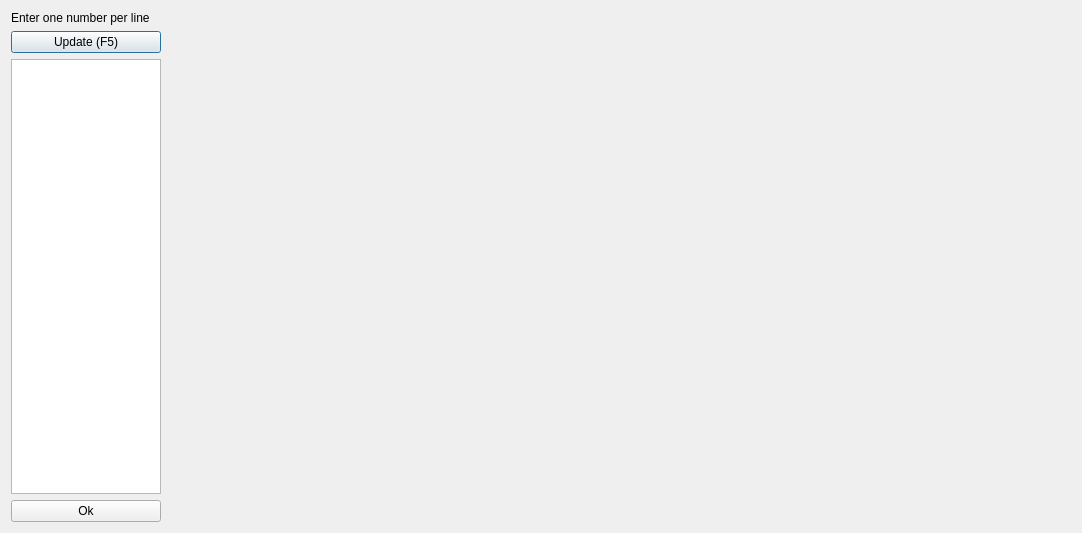
<?xml version="1.0" encoding="UTF-8"?>
<ui version="4.0">
 <class>D_Popup_ListEdit_Numbers</class>
 <widget class="QDialog" name="D_Popup_ListEdit_Numbers">
  <property name="geometry">
   <rect>
    <x>0</x>
    <y>0</y>
    <width>1082</width>
    <height>533</height>
   </rect>
  </property>
  <property name="windowTitle">
   <string>Dialog</string>
  </property>
  <layout class="QGridLayout" name="gridLayout">
   <item row="2" column="0">
    <widget class="QPlainTextEdit" name="plainTextEdit_Numbers">
     <property name="minimumSize">
      <size>
       <width>50</width>
       <height>0</height>
      </size>
     </property>
     <property name="maximumSize">
      <size>
       <width>150</width>
       <height>16777215</height>
      </size>
     </property>
    </widget>
   </item>
   <item row="1" column="0">
    <widget class="QPushButton" name="pushButton_Update">
     <property name="text">
      <string>Update (F5)</string>
     </property>
     <property name="shortcut">
      <string>F5</string>
     </property>
    </widget>
   </item>
   <item row="0" column="0">
    <widget class="QLabel" name="label">
     <property name="text">
      <string>Enter one number per line</string>
     </property>
    </widget>
   </item>
   <item row="3" column="0">
    <widget class="QPushButton" name="pushButton_Ok">
     <property name="text">
      <string>Ok</string>
     </property>
    </widget>
   </item>
   <item row="0" column="1" rowspan="4" colspan="2">
    <layout class="QGridLayout" name="gridLayout_NumbersPlot">
     <property name="spacing">
      <number>0</number>
     </property>
    </layout>
   </item>
  </layout>
 </widget>
 <tabstops>
  <tabstop>pushButton_Ok</tabstop>
  <tabstop>pushButton_Update</tabstop>
  <tabstop>plainTextEdit_Numbers</tabstop>
 </tabstops>
 <resources/>
 <connections/>
</ui>
